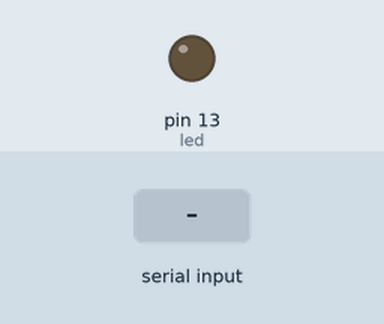
This sketch was run on a simulated Arduino Uno, built with avr-gcc and run on an emulated ATmega328P. On the bench: output pins drawn as LEDs (lit = HIGH). Inputs (shaded band) come from the test bench. What the sketch prints to the serial monitor is not drawn.

Above: at 1.2 s.
1.3 s: "1" received over Serial
At 2.1 s:
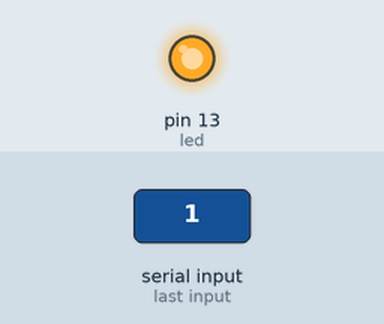
2.8 s: "0" received over Serial
At 3.3 s:
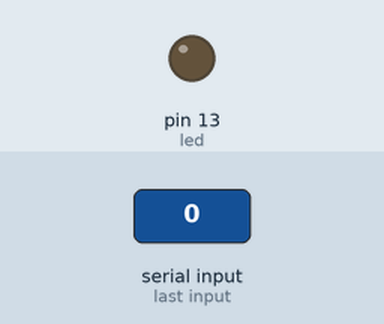
Timing chart, 0 to 5.8 s (numbered marks = the images above; inputs shaded):
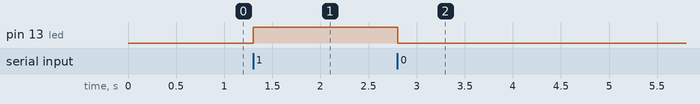

Measured:
- after the input at 1.3 s, pin 13 (led): LOW → HIGH at once
- after the input at 2.8 s, pin 13 (led): HIGH → LOW at once

The sketch:

arduino_blink.ino
```cpp
const int led=13;
int value=0;

void setup()
   {
      Serial.begin(115200);
      pinMode(led, OUTPUT);
      digitalWrite (led, LOW);
      Serial.println("Connection established...");
   }

void loop()
   {
     while (Serial.available())
        {
           value = Serial.read();
        }

     if (value == '1')
        digitalWrite (led, HIGH);
     else{
        digitalWrite (led, LOW);
     }
      delay(5);
   }
```
